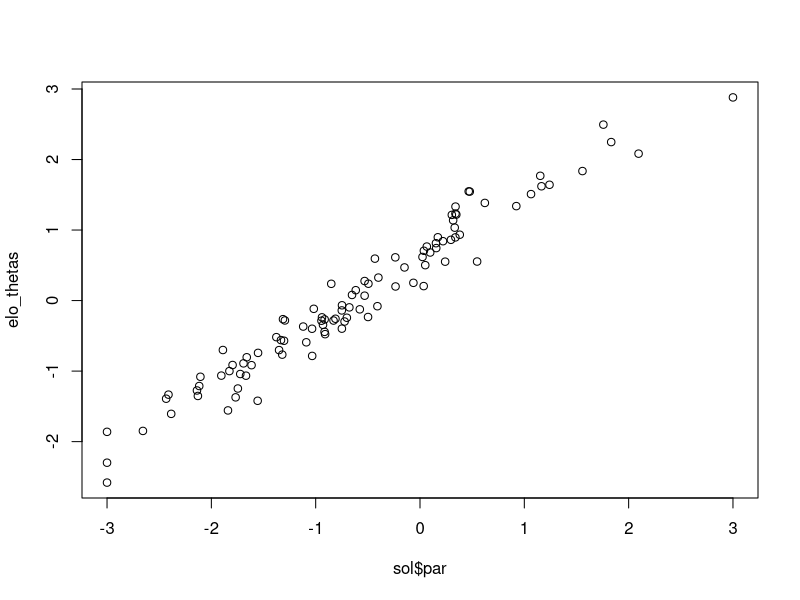

Reproduce this figure in R. (Note: this script raises an error after producing the figure.)
## ---- chunk 1
library(tidyverse)
library(future.apply)
library(dplyr)
library(ggplot2)
library(patchwork)
## ---- chunk 2
## Simulating the game data
N_ids <- 100
N_games <- 5000
elo_thetas <- rnorm(N_ids)

simulate_game <- function(thetas){
  t_ids <- sample(c(1:length(thetas)),2,replace=FALSE)
  t <- thetas[t_ids]
  dt <- t[1]-t[2]
  p <- 1/(1+exp(-dt))
  w <- rbinom(n=1,size=1,prob=p)
  res <- c(t_ids[1],t_ids[2],w)
  return(res)
}


elo_matches <- as.data.frame(do.call(rbind, replicate(N_games,simulate_game(elo_thetas),simplify = FALSE)))

elo_matches <- elo_matches |> rename(player1="V1",
                             player2="V2",
                             result="V3")
## ---- chunk 3
LogLikMatch <- function(data, theta) {
  p <- plogis(theta[data$player1] - theta[data$player2])
  ll <- sum(data$result * log(p) + (1 - data$result) * log(1 - p))
  return(ll)
}

starting_theta <- rnorm(N_ids)

sol <- optim(
  starting_theta,
  LogLikMatch,
  data = elo_matches,
  method = 'L-BFGS-B',
  lower = -3,
  upper = 3,
  control = list(fnscale = -1, maxit = 1e6)
)

cor(sol$par, elo_thetas)
plot(sol$par, elo_thetas)

## ---- chunk 4
## Simulating the game data
set.seed(1729)
N_ids <- 100
N_games <- 1000
N_opts <- 3 ## For rock-paper-scissors
rps_thetas <- rep(0,N_ids)

rps_winner <- function(x,y,N_opts){
  a <- min(x,y)
  b <- max(x,y)
  if(a==1 & b==N_opts){
    return(a)
  }else{
    return(b)
  }
}

simulate_rps <- function(thetas,N_opts){
  t_ids <- sample(c(1:length(thetas)),2,replace=FALSE)
  h <- sample(c(1:N_opts),2,replace=FALSE)
  h_win <- rps_winner(h[1],h[2],N_opts)
  w <- ifelse(h_win==h[1],1,0)
  res <- c(t_ids[1],t_ids[2],h[1],h[2],w)
  return(res)
}


rps_matches <- as.data.frame(do.call(rbind, replicate(N_games,simulate_rps(rps_thetas,N_opts),simplify = FALSE)))

rps_matches <- rps_matches |> rename(player1="V1",
                             player2="V2",
                             hand1 = "V3",
                             hand2 = "V4",
                             result="V5")
## ---- chunk 5
LogLik_RPS <- function(data, params, N_ids) {
  theta <- params[1:N_ids]
  phi <- c(0,params[(N_ids+1):length(params)])
  d_theta <- theta[data$player1] - theta[data$player2]
  # forcing d_theta to be 0
  # d_theta <- 0
  d_phi <- phi[data$hand1] - phi[data$hand2]
  c <- (1+d_theta)*(1+2*atanh(sinpi(d_phi)))-1
  # c <- (1+d_theta)*(1+log((1+sinpi(d_phi))/(1-sinpi(d_phi))))
  p <- plogis(c)
  ll <- sum(data$result * log(p) + (1 - data$result) * log(1 - p))
  return(ll)
}

estimate_nt_elo <- function(N_ids,N_opts,rps_matches,starting_phi){
  starting_theta <- rnorm(N_ids)
  starting_phi <- starting_phi
  
  # starting_phi <- (c(1:N_opts)-1)*2/N_opts
  # starting_phi <- sample(starting_phi,N_opts,FALSE)
  
  starting_params <- c(starting_theta,starting_phi)
  
  sol <- optim(
    starting_params,
    LogLik_RPS,
    data = rps_matches,
    N_ids = N_ids,
    method = 'CG',
    # lower = -3,
    # upper = 3,
    control = list(fnscale = -1,
                   maxit = 1e6
  ))
  
  return(list(sol=sol,starting_phi=starting_phi))
}

starting_phi <- runif(N_opts-1,min=0,max=2)
res <- estimate_nt_elo(N_ids, N_opts, rps_matches,starting_phi)
sol <- res$sol
starting_phi <- res$starting_phi


## ---- chunk 6
est_theta <- as.data.frame(list(est=sol$par[1:N_ids],
                  true=rps_thetas))
est_phi <- as.data.frame(list(est=c(0,sol$par[(N_ids+1):length(sol$par)]),
                r=rep(1,N_opts),
                type=rep("est",N_opts),
                id=c(1:N_opts)))
start_phi <- as.data.frame(list(est=c(0,starting_phi),
                r=rep(1,N_opts),
                type=rep("init",N_opts),
                id=c(1:N_opts)))

est_phi <- rbind(est_phi,start_phi)

est_phi <- est_phi |> mutate(phi=pi*(est%%2))

est_theta_mu <- round(mean(est_theta$est),2)
est_theta_var <- round(sd(est_theta$est)^2,3)

p_phi <- ggplot(est_phi) +
  geom_point(aes(r, phi,color=factor(id),shape=factor(type))) + 
  coord_radial(theta="y",
               start=pi/2,
               direction=-1,
               rlim=c(0,1),
               thetalim = c(0,2*pi)) +
  ggtitle("Est. Phi") +
  labs(color = "Hand",shape="") +
  scale_color_discrete(labels = c("Rock", "Paper", "Scissors"))

p_theta <- ggplot(est_theta,aes(x=true,y=est)) + 
  geom_point() + 
  theme_bw() +
  ggtitle(paste0("Est. Theta ~ N(",est_theta_mu,",",est_theta_var,")"))

p_theta | p_phi
## ---- chunk 7

plan(multisession, workers = parallel::detectCores() - 1)

set.seed(1729)
N_sim <- 1e2
N_ids <- 100
N_games <- 1000
N_opts <- 3 

run_single_sim <- function(i, N_ids, N_games, N_opts) {

  rps_thetas <- rep(0, N_ids)
  
  rps_matches <- as.data.frame(do.call(rbind, 
                                       replicate(N_games,
                                                 simulate_rps(rps_thetas, N_opts),
                                                 simplify = FALSE)))
  
  colnames(rps_matches) <- c("player1", "player2", "hand1", "hand2", "result")
  
  starting_phi <- runif(N_opts-1,min=0,max=2)
  sol <- try(estimate_nt_elo(N_ids, N_opts, rps_matches, starting_phi)$sol, silent = TRUE)
  
  if (inherits(sol, "try-error")) {
    return(list(phi = NULL, theta = NULL, starting_phi=starting_phi))
  } else {
    # Process phi
    est_phi <- data.frame(
      est = c(0, sol$par[(N_ids + 1):length(sol$par)]),
      r = 1,
      id = 1:N_opts
    ) %>% mutate(phi = pi * (est %% 2))
    
    # Process theta
    est_theta_pars <- data.frame(
      mean = mean(sol$par[1:N_ids]),
      var = var(sol$par[1:N_ids])
    )
    
    return(list(phi = est_phi, theta = est_theta_pars, starting_phi=starting_phi))
  }
}


results <- future_lapply(1:N_sim, run_single_sim, 
                         N_ids = N_ids, N_games = N_games, N_opts = N_opts, 
                         future.seed = TRUE)

check_res <- function(res){
  return(is.null(res$phi))
}

successful_results <- results[!sapply(results, check_res)]
failures <- N_sim - length(successful_results)

est_phi_sim <- bind_rows(lapply(successful_results, `[[`, "phi"))
est_theta_sim <- bind_rows(lapply(successful_results, `[[`, "theta"))
starting_phi_sim <- c(lapply(results, `[[`, "starting_phi"))

print(paste0("% optimization fails: ", round(100 * failures / N_sim, 2)))
## ---- chunk 8
p_phi <- ggplot(est_phi_sim) +
  geom_point(aes(r, phi,color=factor(id)),alpha=0.5) + 
  coord_radial(theta="y",
               start=pi/2,
               direction=-1,
               rlim=c(0,1),
               thetalim = c(0,2*pi)) +
  ggtitle("Est. Phis") +
  labs(color = "Hand") +
  scale_color_discrete(labels = c("Rock", "Paper", "Scissors"))

p_theta <- ggplot(est_theta_sim,aes(x=mean,y=var)) + 
  geom_point() + 
  theme_bw() +
  ggtitle(paste0("Est. Thetas ~ N(Mean,Var)"))

p_theta | p_phi
## ---- chunk 9
failed_fit_ids <- sapply(results, check_res)
failed_starting_phis <- starting_phi_sim[failed_fit_ids]

for(i in c(1:length(failed_starting_phis))){
  res <- try(estimate_nt_elo(N_ids, N_opts, rps_matches,failed_starting_phis[[i]]),
             silent = TRUE)  
  print(res)
}



## ---- chunk 10
## Simulating the game data
set.seed(1729)
N_ids <- 100
N_games <- 5000
N_opts <- 3 ## For rock-paper-scissors
rps_luck_thetas <- rnorm(N_ids)

rps_winner <- function(x,y,N_opts){
  a <- min(x,y)
  b <- max(x,y)
  if(a==1 & b==N_opts){
    return(a)
  }else{
    return(b)
  }
}

simulate_rps_luck <- function(thetas,N_opts){
  t_ids <- sample(c(1:length(thetas)),2,replace=FALSE)
  rps_wins <- list(c(2,1),c(3,2),c(1,3))
  h <- sample(rps_wins,1)[[1]]
  ## Luckier player to win
  dt <- thetas[t_ids[1]] - thetas[t_ids[2]]
  w <- rbinom(1,1,plogis(dt))
  if(w==0){
    h <- c(h[2],h[1])
  }
  res <- c(t_ids[1],t_ids[2],h[1],h[2],w)
  return(res)
}


rps_matches <- as.data.frame(do.call(rbind, replicate(N_games,simulate_rps_luck(rps_luck_thetas,N_opts),simplify = FALSE)))

rps_matches <- rps_matches |> rename(player1="V1",
                             player2="V2",
                             hand1 = "V3",
                             hand2 = "V4",
                             result="V5")
## ---- chunk 11
starting_theta <- rnorm(N_ids)
# starting_phi <- runif(N_opts-1,min=0,max=2)
starting_phi <- rep(0.25,N_opts-1)



starting_params <- c(starting_theta,starting_phi)

sol <- optim(
  starting_params,
  LogLik_RPS,
  data = rps_matches,
  N_ids = N_ids,
  method = 'CG',
  # lower = -3,
  # upper = 3,
  control = list(fnscale = -1,
                 maxit = 1e6
))

est_theta <- as.data.frame(list(est=sol$par[1:N_ids],
                  true=rps_luck_thetas))
est_phi <- as.data.frame(list(est=c(0,sol$par[(N_ids+1):length(sol$par)]),
                r=rep(1,N_opts),
                type=rep("est",N_opts),
                id=c(1:N_opts)))
start_phi <- as.data.frame(list(est=c(0,starting_phi),
                r=rep(1,N_opts),
                type=rep("init",N_opts),
                id=c(1:N_opts)))

est_phi <- rbind(est_phi,start_phi)

est_phi <- est_phi |> mutate(phi=pi*(est%%2))

est_theta_mu <- round(mean(est_theta$est),2)
est_theta_var <- round(var(est_theta$est),3)

p_phi <- ggplot(est_phi) +
  geom_point(aes(r, phi,color=factor(id),shape=factor(type))) + 
  coord_radial(theta="y",
               start=pi/2,
               direction=-1,
               rlim=c(0,1),
               thetalim = c(0,2*pi)) +
  ggtitle("Est. Phi") +
  labs(color = "Hand",shape="") +
  scale_color_discrete(labels = c("Rock", "Paper", "Scissors"))

r_value <- round(cor(est_theta$est,est_theta$true),2)
p_theta <- ggplot(est_theta,aes(x=true,y=est)) + 
  geom_point() + 
  annotate("text", x = 2, y = -0.2, label = paste("r =", r_value)) +
  theme_bw() +
  ggtitle(paste0("Est. Theta ~ N(",est_theta_mu,",",est_theta_var,")"))

p_theta | p_phi
## ---- chunk 12

plan(multisession, workers = parallel::detectCores() - 1)

set.seed(1729)
N_sim <- 1e4
N_ids <- 100
N_games <- 1000
N_opts <- 3 


run_single_sim <- function(i, N_ids, N_games, N_opts) {
  
  rps_luck_thetas <- rnorm(N_ids)
  
  rps_matches <- as.data.frame(do.call(rbind, 
                                       replicate(N_games,
                                                 simulate_rps_luck(rps_luck_thetas, N_opts),
                                                 simplify = FALSE)))
  
  colnames(rps_matches) <- c("player1", "player2", "hand1", "hand2", "result")
  
  sol <- try(estimate_nt_elo(N_ids, N_opts, rps_matches)$sol
             , silent = TRUE)
  
  if (inherits(sol, "try-error")) {
    return(NULL) # Indicate a failure
  } else {
    # Process phi
    est_phi <- data.frame(
      est = c(0, sol$par[(N_ids + 1):length(sol$par)]),
      r = 1,
      id = 1:N_opts
    ) %>% mutate(phi = pi * (est %% 2))
    
    # Process theta
    est_theta_pars <- data.frame(
      mean = mean(sol$par[1:N_ids]),
      var = var(sol$par[1:N_ids]),
      cor = cor(sol$par[1:N_ids],rps_luck_thetas)
    )
    
    return(list(phi = est_phi, theta = est_theta_pars))
  }
}

results <- future_lapply(1:N_sim, run_single_sim, 
                         N_ids = N_ids, N_games = N_games, N_opts = N_opts, 
                         future.seed = TRUE)

successful_results_luck <- results[!sapply(results, is.null)]
failures_luck <- N_sim - length(successful_results)

est_phi_sim_luck <- bind_rows(lapply(successful_results_luck, `[[`, "phi"))
est_theta_sim_luck <- bind_rows(lapply(successful_results_luck, `[[`, "theta"))

print(paste0("% optimization fails: ", round(100 * failures_luck / N_sim, 2)))
## ---- chunk 13
p_phi <- ggplot(est_phi_sim_luck) +
  geom_point(aes(r, phi,color=factor(id)),alpha=0.5) + 
  coord_radial(theta="y",
               start=pi/2,
               direction=-1,
               rlim=c(0,1),
               thetalim = c(0,2*pi)) +
  ggtitle("Est. Phis") +
  labs(color = "Hand") +
  scale_color_discrete(labels = c("Rock", "Paper", "Scissors"))

p_theta <- ggplot(est_theta_sim_luck,aes(x=mean,y=var)) + 
  geom_point() + 
  theme_bw() +
  ggtitle(paste0("Est. Thetas ~ N(Mean,Var)"))

p_theta | p_phi
## ---- chunk 14
## Simulating the game data
set.seed(1729)
N_ids <- 5e2
N_games <- 1e4
N_opts <- 3 ## For rock-paper-scissors
rps_thetas <- list()

for(i in c(1:N_ids)){
  theta <- runif(3)
  theta <- theta/sum(theta)
  rps_thetas[[i]] <- theta
}

rps_winner <- function(x,y,N_opts){
  a <- min(x,y)
  b <- max(x,y)
  if(a==1 & b==N_opts){
    return(a)
  }else{
    return(b)
  }
}

simulate_rps <- function(thetas,N_opts){
  t_ids <- sample(c(1:length(thetas)),2,replace=FALSE)
  h1 <- 0
  h2 <- 0
  while(h1 == h2){
    h1 <- sample(x=c(1:N_opts),size=1,prob=thetas[[t_ids[1]]]) #player 1 hand 
    h2 <- sample(x=c(1:N_opts),size=1,prob=thetas[[t_ids[2]]]) #player 2 hand   
  }
  
  h_win <- rps_winner(h1,h2,N_opts)
  w <- ifelse(h_win==h1,1,0)
  res <- c(t_ids[1],t_ids[2],h1,h2,w)
  return(res)
}


rps_matches <- as.data.frame(do.call(rbind, replicate(N_games,simulate_rps(rps_thetas,N_opts),simplify = FALSE)))

rps_matches <- rps_matches |> rename(player1="V1",
                             player2="V2",
                             hand1 = "V3",
                             hand2 = "V4",
                             result="V5")
## ---- chunk 15
starting_phi <- rep(0.25,N_opts-1)
res <- estimate_nt_elo(N_ids, N_opts, rps_matches,starting_phi)
sol <- res$sol
starting_phi <- res$starting_phi


## ---- chunk 16

theta_rad <- sapply(rps_thetas, max)
theta_rad_id <- sapply(rps_thetas, which.max)
est_theta <- as.data.frame(list(est=sol$par[1:N_ids],
                  true=theta_rad,
                  true_hand_favored=theta_rad_id,
                  id=c(1:N_ids)))
est_phi <- as.data.frame(list(est=c(0,sol$par[(N_ids+1):length(sol$par)]),
                r=rep(1,N_opts),
                type=rep("est",N_opts),
                id=c(1:N_opts))) |> 
  mutate(phi = pi*(est%%2),
         x = cos(phi),
         y = sin(phi))

## ---- chunk 17

player_stats <- rbind(rps_matches |> select(player1,hand1) |> 
                        rename_with(~ str_remove(., "\\d+$")),
                      rps_matches |> select(player2,hand2) |> 
                        rename_with(~ str_remove(., "\\d+$")))

player_stats <- player_stats |> 
  left_join(est_theta,
            by=join_by(player==id)) |>
  left_join(est_phi |> filter(type=="est") |> select(id,phi,x,y),
            by=join_by(hand==id)) |>
  rename(theta = est)


player_pos <- player_stats |> 
  group_by(player) |> 
  summarise(across(c(x,y,true_hand_favored,true),mean)) |>
  mutate(r=sqrt(x^2+y^2),
         phi=atan2(y,x)) |>
  rename(favored_hand=true_hand_favored)
  


p_phi_radial <- ggplot(player_pos) +
  geom_point(aes(r, phi,color=factor(favored_hand))) +
  coord_radial(theta="y",
               start=pi/2,
               direction=-1,
               rlim=c(0,1),
               thetalim = c(0,2*pi)) +
  ggtitle("Player estimates") +
  labs(color = "Favored Hand") +
  scale_color_discrete(labels = c("Rock", "Paper", "Scissors"))

r_value <- cor(player_pos$r,player_pos$true)
p_phi_cart <- ggplot(player_pos) +
  geom_point(aes(true, r)) + 
  annotate("text", x = 0.9, y = 0, label = paste("r =", round(r_value,3))) +
  ggtitle("Player ability/luck estimates")

p_phi_cart | p_phi_radial
